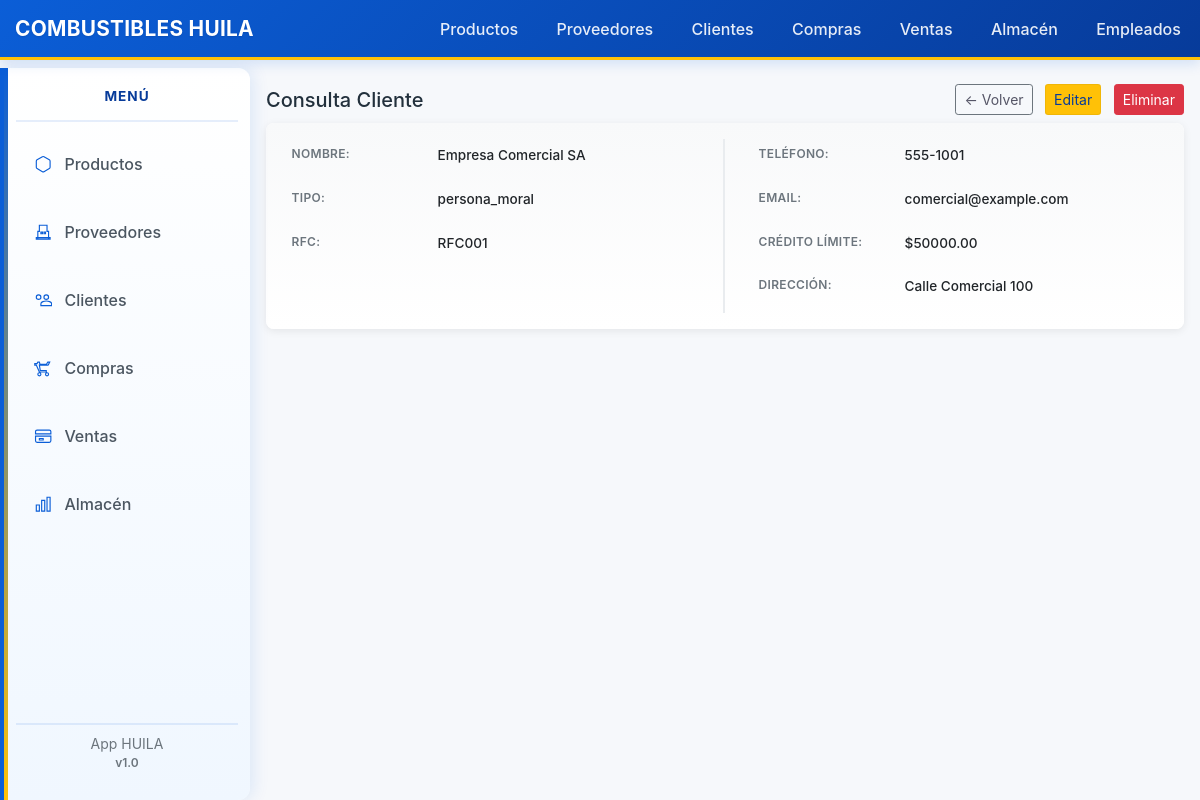
The page /clientes/2 on the database its author committed.
### tables this page shows
CREATE TABLE clientes (
    id INTEGER PRIMARY KEY AUTOINCREMENT,
    nombre TEXT NOT NULL,
    tipo TEXT DEFAULT 'persona_fisica', -- persona_fisica / persona_moral
    rfc TEXT,
    direccion TEXT,
    telefono TEXT,
    email TEXT,
    contacto TEXT,
    credito_limite REAL DEFAULT 0,
    activo INTEGER DEFAULT 1,
    created_at TEXT DEFAULT (datetime('now')),
    updated_at TEXT
);

### backend/app/clientes/routes.py (the view)
@bp.route('/<int:id>', methods=['GET'])
def view(id):
    db = get_db()
    cur = db.execute('SELECT * FROM clientes WHERE id = ?', (id,))
    cliente = cur.fetchone()
    if cliente is None:
        flash('Cliente no encontrado', 'danger')
        return redirect(url_for('clientes.index'))
    return render_template('clientes/view.html', cliente=cliente)

### backend/app/db.py (called while the page is built)
def get_db():
    if 'db' not in g:
        g.db = sqlite3.connect(
            current_app.config['DATABASE'],
            detect_types=sqlite3.PARSE_DECLTYPES
        )
        g.db.row_factory = sqlite3.Row
    return g.db

### backend/app/templates/clientes/view.html (shortened to what this page needs)
{% extends 'base.html' %}
{% block content %}
<div>
  <div class="d-flex justify-content-between align-items-center mb-2">
    <h5 class="mb-0">Consulta Cliente</h5>
    <div>
      <a href="{{ url_for('clientes.index') }}" class="btn btn-sm btn-secondary mr-2">← Volver</a>
      <a href="{{ url_for('clientes.edit', id=cliente['id']) }}" class="btn btn-sm btn-warning mr-2">Editar</a>
      <a href="{{ url_for('clientes.delete', id=cliente['id']) }}" class="btn btn-sm btn-danger">Eliminar</a>
    </div>
  </div>
  <div class="card">
    <div class="card-body p-3">
      <div class="row">
        <div class="col-md-6">
          <div class="info-item">
            <label>Nombre:</label>
            <p>{{ cliente['nombre'] }}</p>
          </div>
          <div class="info-item">
            <label>Tipo:</label>
            <p>{{ cliente['tipo'] }}</p>
          </div>
          <div class="info-item">
            <label>RFC:</label>
            <p>{{ cliente['rfc'] or '—' }}</p>
          </div>
        </div>
        <div class="col-md-6">
          <div class="info-item">
            <label>Teléfono:</label>
            <p>{{ cliente['telefono'] or '—' }}</p>
          </div>
          <div class="info-item">
            <label>Email:</label>
            <p>{{ cliente['email'] or '—' }}</p>
          </div>
          <div class="info-item">
            <label>Crédito Límite:</label>
            <p>${{ '%.2f'|format(cliente['credito_limite'] or 0) }}</p>
          </div>
          <div class="info-item">
            <label>Dirección:</label>
            <p>{{ cliente['direccion'] or '—' }}</p>
          </div>
        </div>
      </div>
    </div>
  </div>
</div>
{% endblock %}

### backend/app/static/css/style.css (style rules this page uses)
body { padding-bottom: 40px; }
.btn-warning { background-color: var(--accent); border-color: rgba(0,0,0,0.06); color: var(--primary-dark); }
body { background: var(--bg); color: var(--text, #22303c); font-family: -apple-system, BlinkMacSystemFont, "Segoe UI", Roboto, "Helvetica Neue", Arial, sans-serif; padding-bottom: 40px; }
.btn-secondary { background-color: transparent; color: #556; }
body { background: var(--bg); color: #22303c; padding-bottom: 40px; font-family: -apple-system, BlinkMacSystemFont, "Segoe UI", Roboto, "Helvetica Neue", Arial, sans-serif; }

### backend/app/static/css/theme.css (style rules this page uses)
:root { --bg: #f6f8fb; --surface: #ffffff; --primary: #0b5ed7; --primary-dark: #073b9a; --accent: #ffc107; --muted: #6c757d; --text: #22303c; --card-shadow: 0 6px 18px rgba(20,30,50,0.06); }
body { background: var(--bg); color: var(--text, #22303c); font-family: -apple-system, BlinkMacSystemFont, "Segoe UI", Roboto, "Helvetica Neue", Arial, sans-serif; padding-bottom: 40px; }
.btn-warning { background-color: var(--accent); border-color: rgba(0,0,0,0.06); color: var(--primary-dark); }

### backend/app/templates/clientes/view.html (style rules this page uses)
.card { border: none; border-radius: 8px; box-shadow: 0 2px 8px rgba(0,0,0,0.08); background: #ffffff; }
.card-body { background: linear-gradient(to bottom, #f8f9fa 0%, #ffffff 100%); border-radius: 8px; }
.row > .col-md-6:first-child { border-right: 2px solid #e9ecef; padding-right: 1.5rem; }
.row > .col-md-6:last-child { padding-left: 1.5rem; }
.info-item { margin-bottom: 0.65rem; display: flex; align-items: flex-start; padding: 0.4rem 0.6rem; border-radius: 4px; transition: background-color 0.2s; }
.info-item label { font-weight: 600; font-size: 0.75rem; color: #6c757d; margin-bottom: 0; margin-right: 1rem; min-width: 130px; flex-shrink: 0; text-transform: uppercase; letter-spacing: 0.3px; }
.info-item p { font-size: 0.85rem; color: #212529; margin-bottom: 0; flex: 1; word-break: break-word; font-weight: 500; }

### rows shown on the page
clientes: nombre "Empresa Comercial SA", tipo "persona_moral", rfc "RFC001", telefono "555-1001", email "comercial@example.com", credito_limite "50000.00", direccion "Calle Comercial 100"
